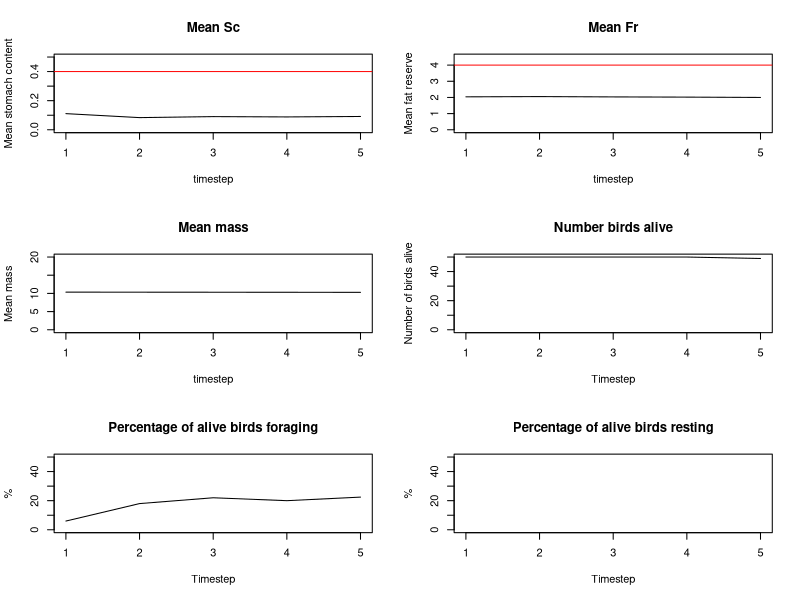
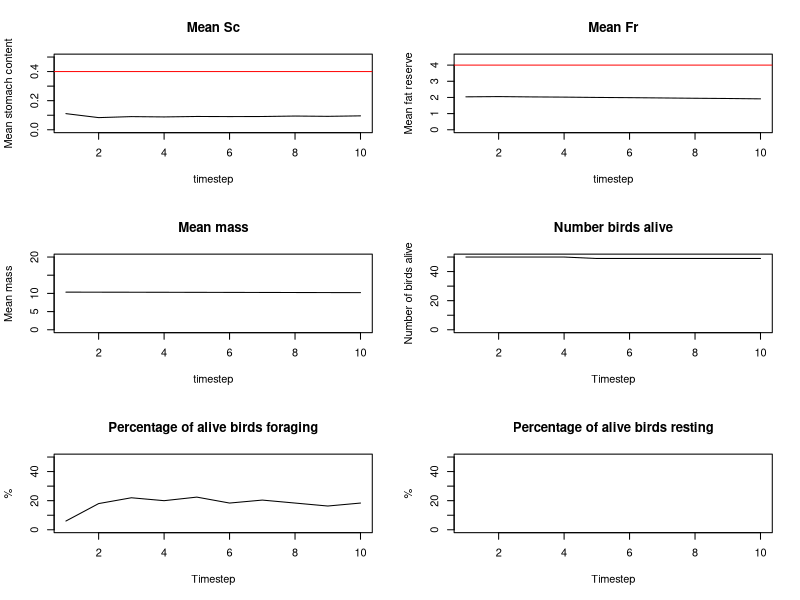
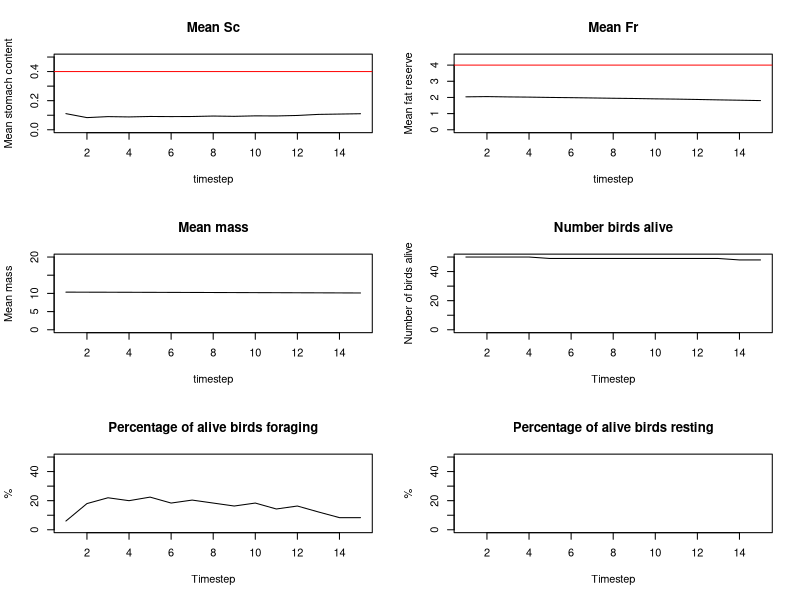
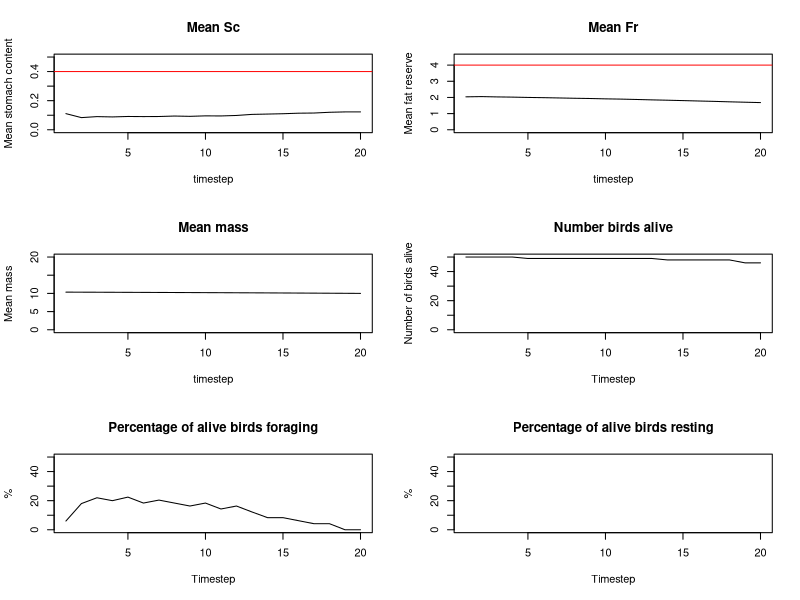
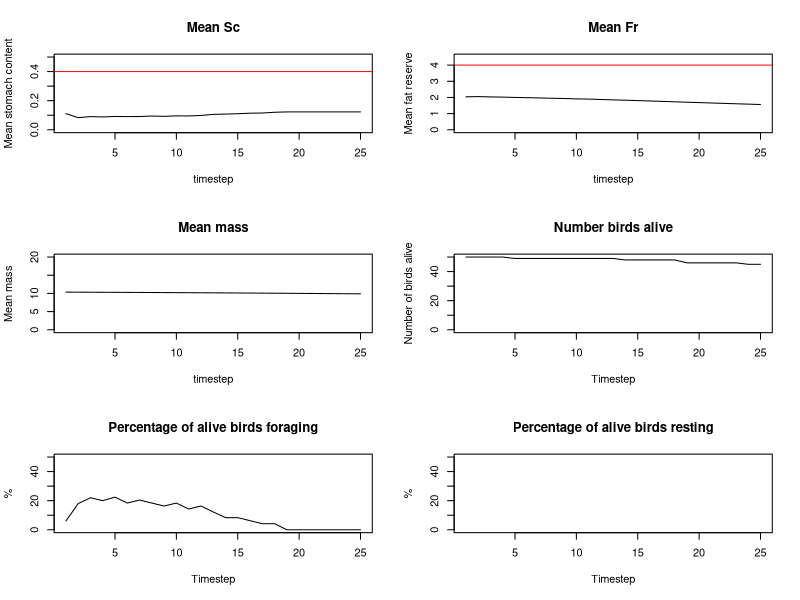
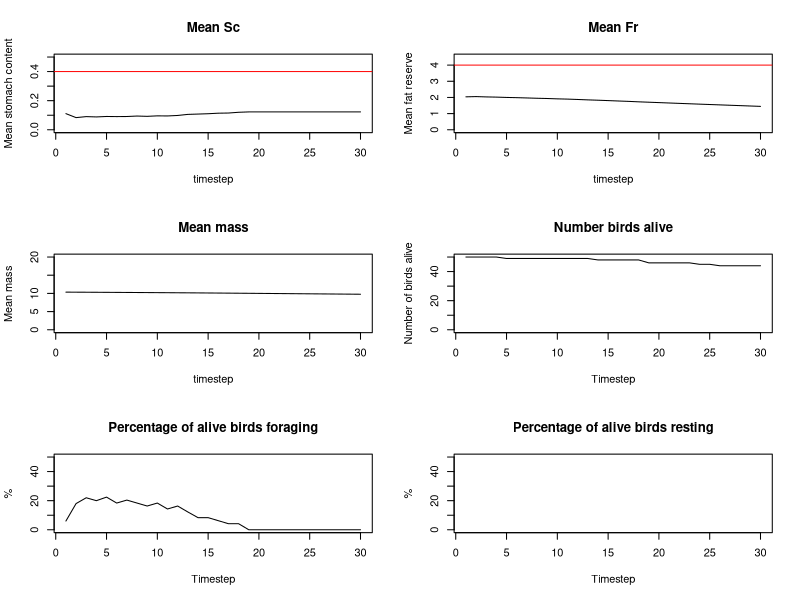
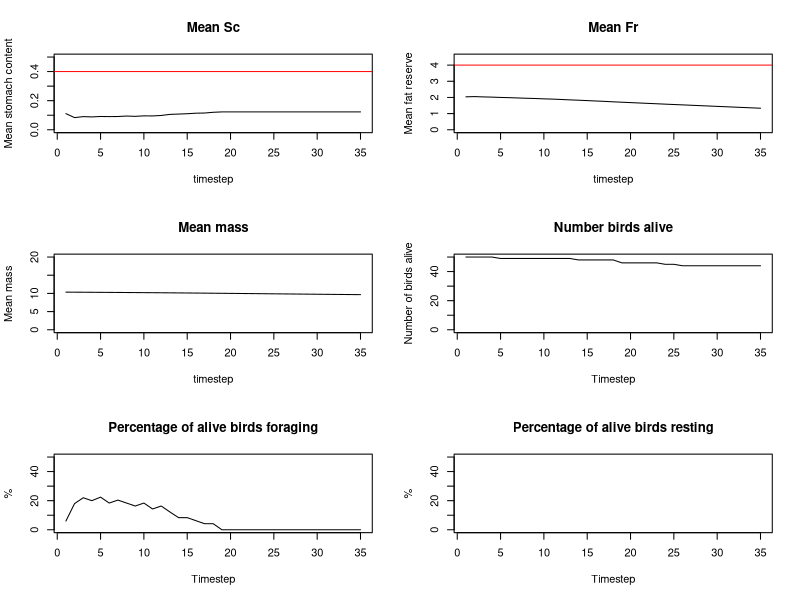
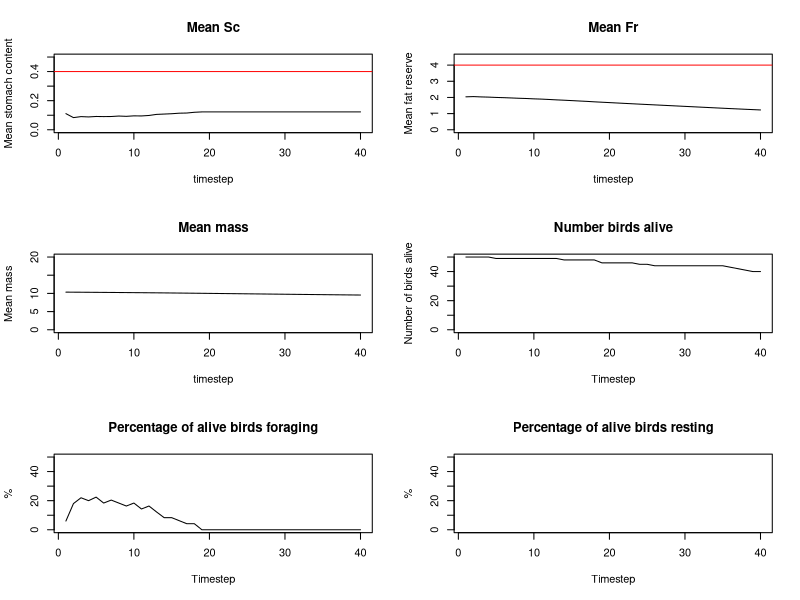

Write the R code that produced these figures, in order.
#################################
# Small bird in winter - ABM 
# Start date: 20/06/2022
# Vera Vinken 
#################################

##    description     ##

# Simple model where birds live in an environment specified below 
# each timestep birds either forage or rest
# This decision is based on the stomach content (below or above threshold)
# foraging is rewarded with food, but costs energy
# resting as a lower energy expenditure 
# For each timestep the behaviours, variables and number of birds alive is registered 



##    Steps for next model      ## 

# Build in night and day, which includes sleeping behaviour 
# Make sure that the initial mass in the first timestep includes fr and sc 
# threshold for behaviour could depend on more things than stomach content 
# Check the distributions of initial values. Some of them are not normal distributuions 
# check how the bmr is applied, hardcoded number in there right now. 
# work temp in (into mbr; see point above) --> mass needs to be implemented here too 
# the plot interval is not working properly 


##    addressed in this version  ## 



##############################
#       input parameters    # 
##############################

# Use these if not running as function 

T<-100              # number of timesteps
N<-100              # number of individuals
temp<-(-5)          # Temperature 
th_forage_sc<-0.2   # threshold: if SC below this you forage 
num_food<-1         # number of food items found (this should be a distribution)

###############################
#   Rest or Forage function   #
###############################

rest_or_forage<-function(T, N, temp, th_forage_sc, num_food){

# Set up some parameters 

food_item<-0.064    # value of a food item 
stom_size<-0.4      # stomach size of the bird 
stom_to_fat<-0.132  # variable that determines how many grams of sc go to fat
fat_max<-4          # maximum fat reserve in gram 
plot_interval<-5   # every x timestep a dot on the graph is added 


# create individual matrices 
mat_alive<-matrix(NA, N, (T))           # matrix to keep track of who's alive 
mat_sc<-matrix(NA, N, (T))              # matrix to keep track of stomach contents
mat_fr<-matrix(NA, N, (T))              # matrix to keep track of fat reserves 
mat_mass<-matrix(NA,N,(T))              # matrix to keep track of mass of birds 


# fill in some initial values for agent variables  
mass_init<-8+(rnorm(N, mean=0.2, sd=0.01))        # Gives initial mass from normal distribution
sc_init<-0+(runif(N, min=0, max=stom_size))       # gives initial stomach content from equal distribution
fr_init<-0+(runif(N, min=0, max=fat_max))         # gives initial fat reserves for random number between 0-4
alive_init<-rep(1, N )                            # all birds are alive at the start 
# Put these in first column of the matrices  
mat_alive[,1]<-alive_init
mat_sc[,1]<-sc_init
mat_fr[,1]<-fr_init
mat_mass[,1]<-mass_init

# Create empty matrices to keep track of numbers
# keep track of means 
sc_mean<-matrix(NA, 1, (T))
fr_mean<-matrix(NA, 1, (T))
mass_mean<-matrix(NA,1, (T))
alive_mean<-matrix(NA,1, T)
# count what the birds are up to 
forage_count<-matrix(NA, N, (T))
rest_count<-matrix(NA, N, (T))
# total number of birds doing behaviours 
total_forage<-matrix(NA, 1, T)                  # total number of birds foraging each timestep
total_rest<-matrix(NA,1, T)                     # total number of birds resting each timestep 
total_alive<-matrix(NA,1,T)                     # total number of birds alive each timestep 

# Set up the food distribution 
# this doesnt work cause it gets negative values
# food_distr<-rnorm(100, mean=0.192, sd=0.4)

# Sort metabolic rates 
mr<-45.65-(1.33*temp)



###################################
#   start the for loop  timesteps # 
###################################

# Start a for loop for each timestep 
for (t in 1:T){
  
  
  ################################
  #      individual loops        # 
  ################################
  
  # now start a loop for every individual 
  for (i in (1:N)){
    
    # Check if individual is alive? 
    
    # in step 1 all birds are alive 
    if (t==1){
      mat_alive[i,t]==1
    }
    # if not step 1, check if bird was previously dead
    # if previously dead, it needs to be dead now 
    else if (mat_alive[i,(t-1)]==0){
        mat_alive[i,t]<-0
    }
    # if not step 1 and not previously dead 
    # check if the bird should die now 
    else if (mat_fr[i,t]==0){
      mat_alive[i,t]<-0
    }
    # in all other cases the bird is alive 
    else{
      mat_alive[i,t]<-1
    }
    
    
    ################
    #  DEAD BIRDS  #
    ################
    if(mat_alive[i,t]==0){
      # these are the dead birds 
      # print(paste0(' bird ', i, 'is dead'))
    }else{
      
    #################
    #  ALIVE BIRDS  #
    #################
      
      # Check what behavior the bird should do 
      
      #################
      #     FORAGE    # 
      #################
      
      # CHECK IF FORAGING 
      if ((mat_sc[i,t]) < th_forage_sc){
        # SET COUNTING MATRICES 
        # In this case the bird should forage
        # set the forage to 1
        forage_count[i, t]<-1
        # set the resting matrix to 0
        rest_count[i,t]<-0
        
        # UPDATE AGENT OWNED VARIABLES 
        # Now, increase the stomach content
        mat_sc[i,(t)]<-(mat_sc[i,t])+(num_food*food_item)
        # now check if this doesnt exceed the stomach size 
        # if so, set the stomach content to stomach size 
        if (mat_sc[i,(t)]>stom_size){
          mat_sc[i,(t)]<-stom_size
        }
        # Set the BMR to the right level: cost of foraging
        BMR_multi<-8
      } # ends the foraging statement
      
      
      ##################
      #    RESTING     # 
      ##################
      
      # CHECK IF RESTING 
      # note that the threshold is coded in twice (both in forage and resting, could be an if-else)
      if ((mat_sc[i,t])>=th_forage_sc){
        # SET COUNTING MATRICES 
        # in the other case the bird should rest 
        # set the forage matrix to 0
        forage_count[i,t]<-0
        # set the rest matrix to 1
        rest_count[i,t]<-1
        
        # SET AGENT OWNED VARIABLES 
        # Set the BMR to the right level: cost of foraging
        BMR_multi<-1.95
        # the stomach content stays the same (initial value)
        
      } # end resting statement 
      
      ###################
      #    EVERYONE     # 
      ###################
      # No matter what behaviour you've done, these need updating 
      
      # UPDATE THE FAT RESERVES 
      # SC down and FR up 
      # first check if stomach has enough to actually move
      # move food out of stomach into fat 
      if (mat_sc[i,(t)]>= stom_to_fat){
        # new sc from resting/foraging can be used
        mat_sc[i,(t)]<-(mat_sc[i,(t)]-stom_to_fat)
        # the new fat reserve has not been determined yet
        mat_fr[i,(t)]<-(mat_fr[i,t]+stom_to_fat)
      }
      
      # ENERGY EXPENDITURE 
      # Set the fat reserves down depending on bmr-multi
      # first subtract the amount
      mat_fr[i,(t)]<-(mat_fr[i,t]-(0.0134*BMR_multi))
      # then make sure if this doesnt go below 0 
      if((mat_fr[i,(t)]<0)){
        mat_fr[i,(t)]<-0
      }
      # or above the maximum for fat-reserves 
      if((mat_fr[i,(t)]>fat_max)){
        mat_fr[i,(t)]<-fat_max
      }
      # check if the stomach content is above 0 
      if((mat_sc[i, (t)]<0)){
        mat_sc[i, (t)]<-0
      }
      # check if it is not above the stomach size either
      if((mat_sc[i,t]>stom_size)){
        mat_sc[i,t]<-stom_size
      }

      # SET MASS 
      # set the new mass for all individuals 
      mat_mass[i,t]<-((mass_init[i])+(mat_fr[i,t])+(mat_sc[i,t]))
      
      
      # MOVE ALL VARAIBLES TO T+1 
      # Note that this should only happen if youre not in the last timestep 
      if(t<T){
        # For the fr matrix 
        mat_fr[,(t+1)]<-mat_fr[,t]
        # For the mass matrix 
        mat_mass[,(t+1)]<-mat_mass[,t]
        # For the sc matrix 
        mat_sc[,(t+1)]<-mat_sc[,t]
      }
      
    } # end of loop for alive individuals 
    
  } # end of loop for each individual 
  
  ##########################
  #    wrap up timestep    # 
  ##########################
  
  
  # COUNT WHAT HAPPENED 
  # For each timestep, count what the birds are doing 
  total_forage[1,t]<-sum(forage_count[,t], na.rm=TRUE)  # counts how many birds foraged this timestep
  total_rest[1,t]<-sum(rest_count[,t], na.rm=TRUE)      # counts how many birds rested this timestep 
  total_alive[1,t]<-sum(mat_alive[,t], na.rm=TRUE)      # counts how many birds are alive this timestep
  
  # CALCULATE MEANS 
  sc_mean[t]<-mean(mat_sc[,t], na.rm = TRUE)        # adds mean stomach content for this timestep to matrix
  fr_mean[t]<-mean(mat_fr[,t], na.rm = TRUE)        # adds mean fat reserve for this timestep to matrix 
  mass_mean[t]<-mean(mat_mass[,t], na.rm = TRUE)    # adds mean mass for this timestep to mean-matrix
  alive_mean[t]<-mean(mat_alive[,t], na.rm= TRUE)
  
  ####################
  #      PLOT        #
  ####################
  
  # Make sure to plot every so often 
  
  if ((t/plot_interval)==floor(t/plot_interval)){
    par(mfrow=c(3,2))
    Sys.sleep(0.05)          # forces an update to the plotting window 
    # 1
    plot1<-plot(1:t, sc_mean[1,(1:t)], ylim=c(0,(stom_size+0.1)), ylab='Mean stomach content', xlab='timestep', main='Mean Sc', type='l')
    abline(h=stom_size, col='red')
    # 2
    plot2<-plot(1:t, fr_mean[1,(1:t)], ylim=c(0,(fat_max+0.5)), ylab='Mean fat reserve', xlab='timestep', main='Mean Fr', type='l')
    abline(h=fat_max, col='red')
    # 3
    plot3<-plot(1:t, mass_mean[1,(1:t)], ylim=c(0,(20)), ylab='Mean mass', xlab='timestep', main='Mean mass', type='l')
    # 4
    plot4<-plot(1:t, total_alive[1,(1:t)], ylim=c(0, N), ylab='Number of birds alive', xlab='Timestep', main='Number birds alive', type='l')
    # 5
    plot5<-plot(1:t, ((total_forage[1,(1:t)])/(total_alive[1,(1:t)])*100), ylim=c(0, N), ylab='%', xlab='Timestep', main='Percentage of alive birds foraging', type='l')
    
    # Code to plot total number of birds foraging (omitted)
    #plot5<-plot(1:t, (total_forage[1,(1:t)]), ylim=c(0, N), ylab='#', xlab='Timestep', main='Number of birds foraging', type='l')
    
    # 6
    plot6<-plot(1:t, ((total_rest[1,(1:t)])/(total_alive[1,(1:t)])*100), ylim=c(0, N), ylab='%', xlab='Timestep', main='Percentage of alive birds resting', type='l')
    
    # Code to plot total number of birds resting (omitted)
    # plot6<-plot(1:t, total_rest[1,(1:t)], ylim=c(0, N), ylab='Number of birds resting', xlab='Timestep', main='Nuber birds resting', type='l')
    Sys.sleep(0)             # turns that back off 
   }# end if statement 
  
  
} # end of big timestep loop 

  

} # end the function 


##############################
#    testing the function    # 
#############################

# Some testing values, varying the food items found 
rest_or_forage(50, 50, -5, 0.1, 1)
rest_or_forage(100,100,-5,0.2,2)
rest_or_forage(100,100,-5,0.2,1)
rest_or_forage(100,100,-5,0.2,1.5)



### notes Tom 21/6/22
# loop 1: entire 24 hours
# loop per individual 
# loop 2: day part
# loop 3: neight part 
